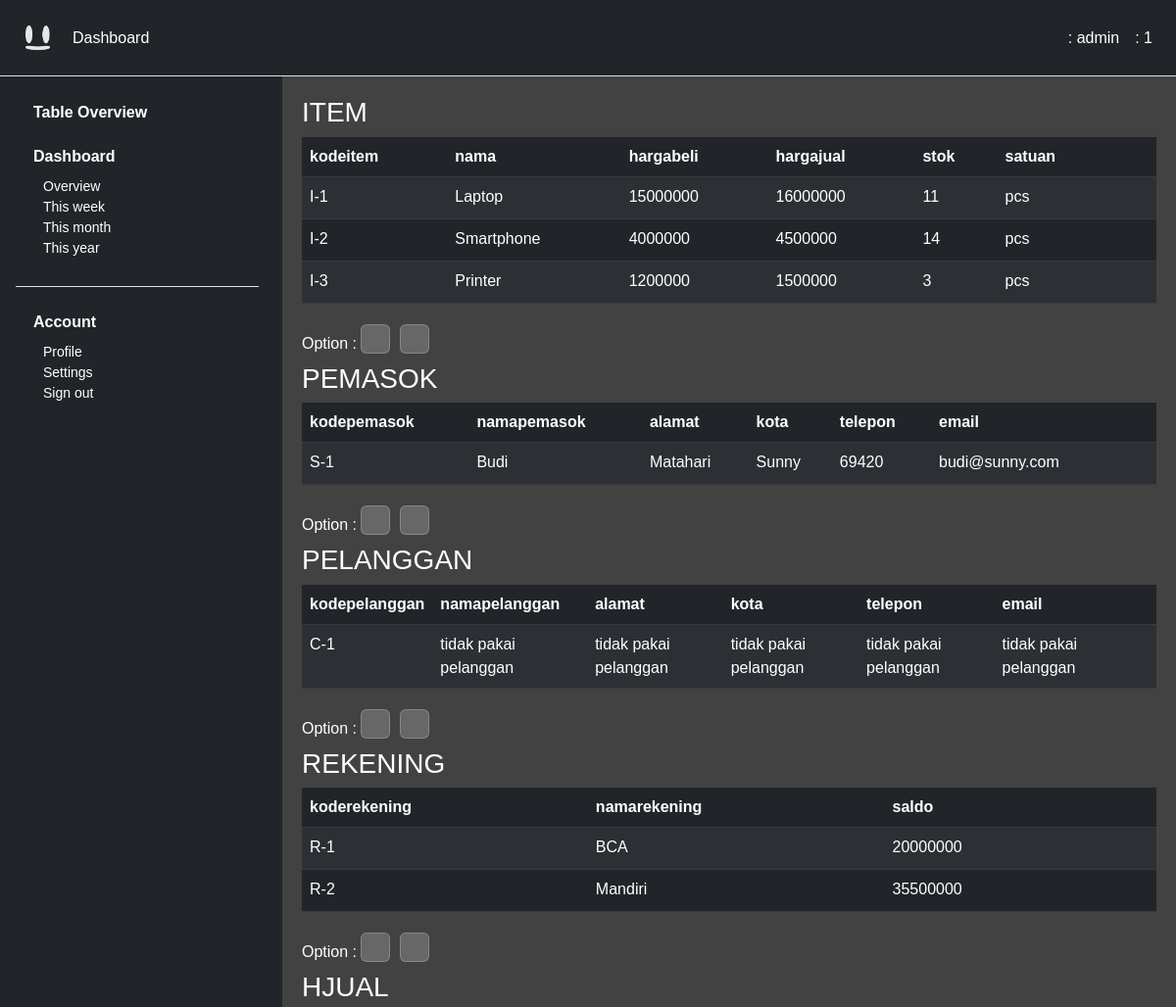
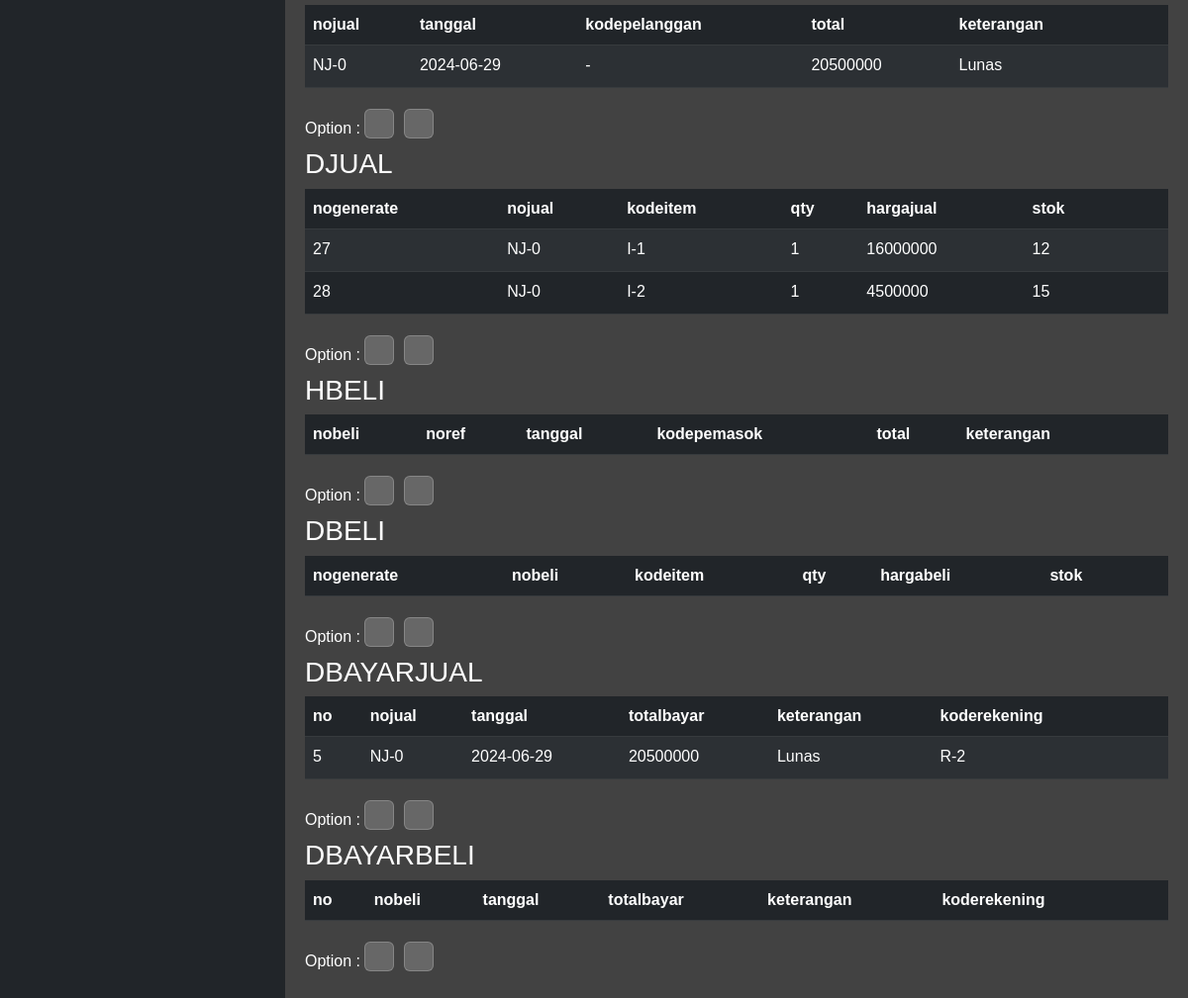
Before: /dashboard/?tview=all (signed in) with the older database file (2 pictures, top to bottom).
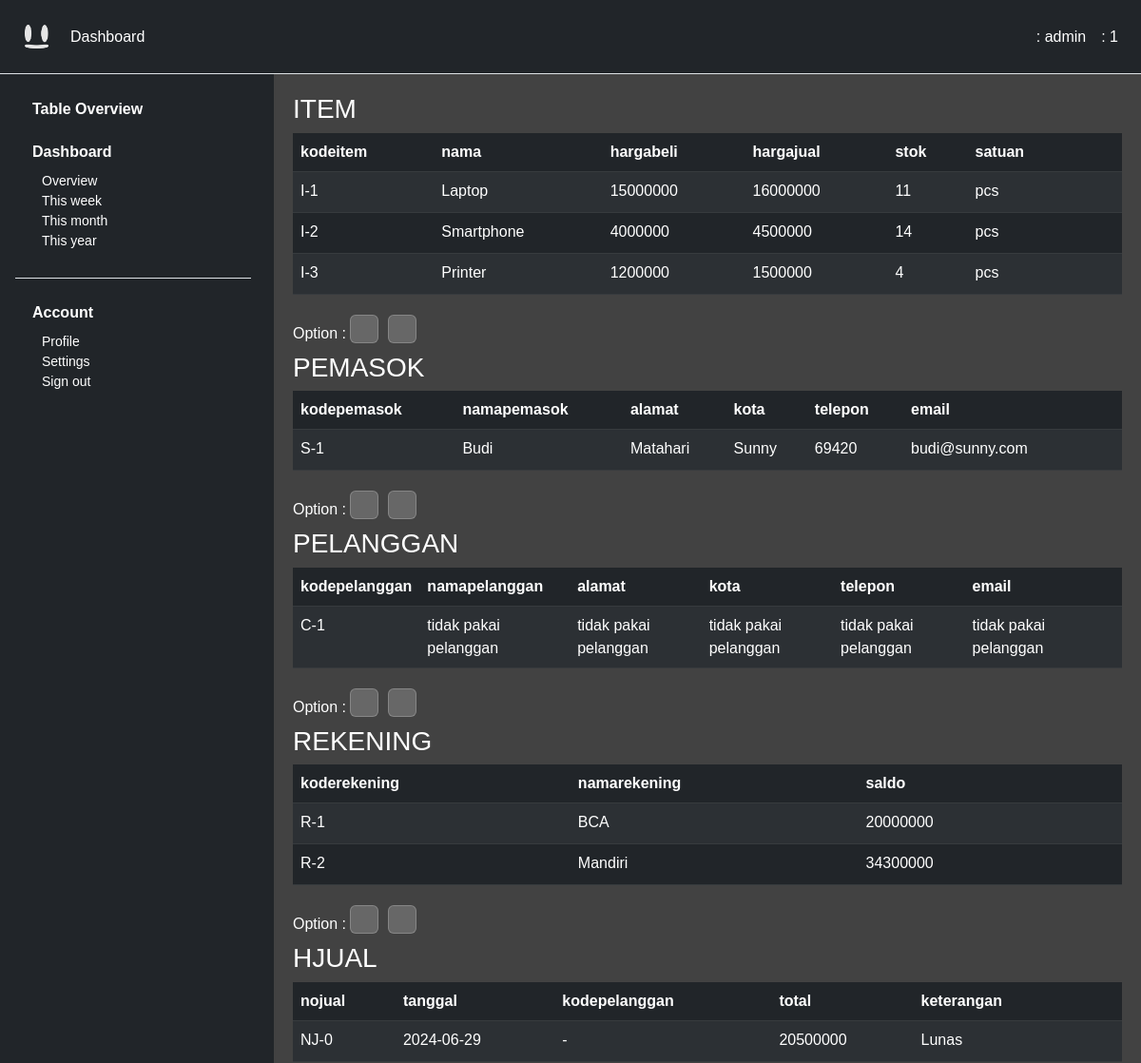
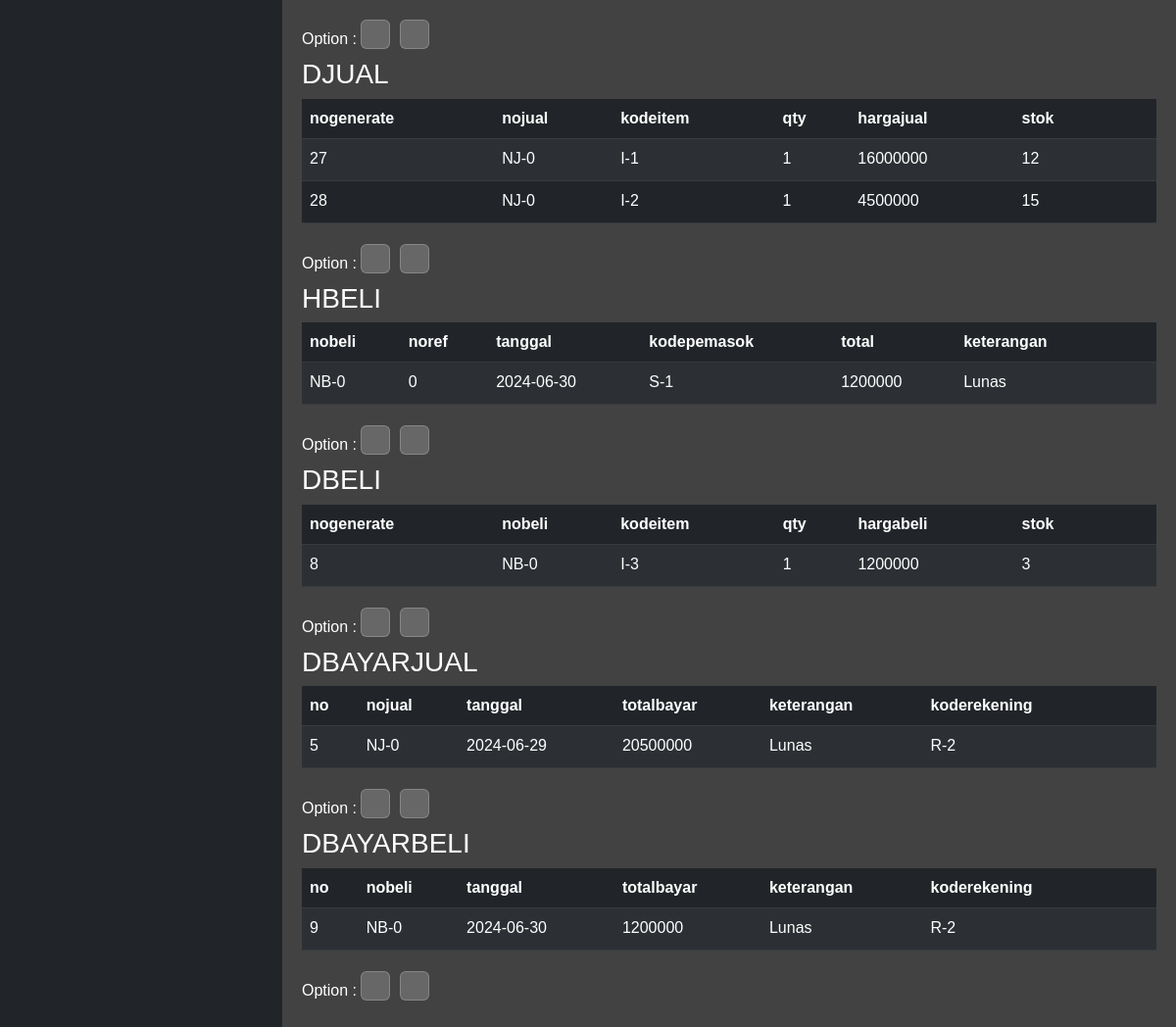
After: the same page with the newer database file (2 pictures, top to bottom).
### tables this page shows
CREATE TABLE item (
    kodeitem VARCHAR(5) PRIMARY KEY,
    nama VARCHAR(255),
    hargabeli DOUBLE,
    hargajual DOUBLE,
    stok DOUBLE,
    satuan VARCHAR(10)
);

CREATE TABLE pemasok (
    kodepemasok VARCHAR(5) PRIMARY KEY,
    namapemasok VARCHAR(50),
    alamat VARCHAR(255),
    kota VARCHAR(25),
    telepon VARCHAR(15),
    email VARCHAR(255)
);

CREATE TABLE pelanggan (
    kodepelanggan VARCHAR(9) PRIMARY KEY,
    namapelanggan VARCHAR(50),
    alamat VARCHAR(255),
    kota VARCHAR(25),
    telepon VARCHAR(15),
    email VARCHAR(255)
);

CREATE TABLE rekening (
    koderekening VARCHAR(5) PRIMARY KEY,
    namarekening VARCHAR(255),
    saldo DOUBLE
);

CREATE TABLE hjual (
    nojual VARCHAR(10) PRIMARY KEY,
    tanggal DATE,
    kodepelanggan VARCHAR(9),
    total DOUBLE,
    keterangan VARCHAR(255),
    FOREIGN KEY (kodepelanggan) REFERENCES pelanggan(kodepelanggan)
);

CREATE TABLE djual (
    nogenerate INTEGER PRIMARY KEY AUTOINCREMENT,
    nojual VARCHAR(10),
    kodeitem VARCHAR(5),
    qty DOUBLE,
    hargajual DOUBLE,
    stok DOUBLE,
    FOREIGN KEY (nojual) REFERENCES hjual(nojual),
    FOREIGN KEY (kodeitem) REFERENCES item(kodeitem)
);

CREATE TABLE dbayarjual (
    no INTEGER PRIMARY KEY AUTOINCREMENT,
    nojual VARCHAR(10),
    tanggal DATETIME,
    totalbayar DOUBLE,
    keterangan VARCHAR(255),
    koderekening VARCHAR(5),
    FOREIGN KEY (nojual) REFERENCES hjual(nojual),
    FOREIGN KEY (koderekening) REFERENCES rekening(koderekening)
);

CREATE TABLE hbeli (
    nobeli VARCHAR(10) PRIMARY KEY,
    noref VARCHAR(100),
    tanggal DATE,
    kodepemasok VARCHAR(5),
    total DOUBLE,
    keterangan VARCHAR(255),
    FOREIGN KEY (kodepemasok) REFERENCES pemasok(kodepemasok)
);

CREATE TABLE dbeli (
    nogenerate INTEGER PRIMARY KEY AUTOINCREMENT,
    nobeli VARCHAR(10),
    kodeitem VARCHAR(5),
    qty DOUBLE,
    hargabeli DOUBLE,
    stok DOUBLE,
    FOREIGN KEY (nobeli) REFERENCES hbeli(nobeli),
    FOREIGN KEY (kodeitem) REFERENCES item(kodeitem)
);

CREATE TABLE dbayarbeli (
    no INTEGER PRIMARY KEY AUTOINCREMENT,
    nobeli VARCHAR(10),
    tanggal DATETIME,
    totalbayar DOUBLE,
    keterangan VARCHAR(255),
    koderekening VARCHAR(5),
    FOREIGN KEY (nobeli) REFERENCES hbeli(nobeli),
    FOREIGN KEY (koderekening) REFERENCES rekening(koderekening)
);

### php-component/table.php (the view, shortened to what this page needs)
<?php
function connect_db() {
    $db = new SQLite3('../db/database.db');
    return $db;
}
function add_data(&$table_name, &$template, &$template_t) {
    $table_name = $_SESSION["table name"];
    $template = array(
        array("kodeitem", "nama", "hargabeli", "hargajual", "stok", "satuan"),
        array("kodepemasok", "namapemasok", "alamat", "kota", "telepon", "email"),
        array("kodepelanggan", "namapelanggan", "alamat", "kota", "telepon", "email"),
        array("koderekening", "namarekening", "saldo"),
        array("nojual", "tanggal", "kodepelanggan", "total", "keterangan"),
        array("nogenerate", "nojual", "kodeitem", "qty", "hargajual", "stok"),
        array("nobeli", "noref", "tanggal", "kodepemasok", "total", "keterangan"),
        array("nogenerate", "nobeli", "kodeitem", "qty", "hargabeli", "stok"),
        array("no", "nojual", "tanggal", "totalbayar", "keterangan", "koderekening"),
        array("no", "nobeli", "tanggal", "totalbayar", "keterangan", "koderekening"),
    );
}
function makeTable($dest) {
    $db = connect_db();
    $table_name = array();
    $template = array();
    $template_t = array();
    add_data($table_name, $template, $template_t);
    for ($i=0; $i < count($table_name); $i++) {
        $name_upper = strtoupper($table_name[$i]);
        $name = $table_name[$i];
        echo "<div class='table-responsive'>";
        echo "<h3>$name_upper</h3>";
        echo "<table class='table table-dark table-striped'>";
        echo "<thead>";
        echo "<tr>";
        for ($j=0; $j < count($template[$i]); $j++) {
            echo "<th>" . $template[$i][$j] . "</th>";
        }
        echo "<td></td>";
        echo "</tr>";
        echo "</thead>";
        echo "<tbody>";
        $results = $db->query("select * from $name;");
        while ($row= $results->fetchArray()) {
            $current_id = $row[$template[$i][0]];
            echo "<tr>";
            for ($j=0; $j < count($template[$i]); $j++) {
                echo "<td>" . $row[$template[$i][$j]] . "</td>";
            }
            echo "<td>";
            echo "<form method='post' action=$dest>";
            echo "<button name='edit-$name' type='submit' class='btn text-white' value='$current_id'>&nbsp<i class='nf nf-fa-edit'></i>&nbsp</button>";
            echo "</form>";
            echo "</td>";
            echo "</tr>";
        }
        echo "</tbody>";
        echo "</table>";
        echo "</div>";
        echo "<form action='$dest' method='post' class='inline-button mb-1'>";
        echo "<span>Option : </span>";
        echo "<button class='table-button p-1' type='submit' name='del-$name'><i class='nf nf-fa-minus'></i></button>";
        echo "<button class='table-button p-1' type='submit' name='add-$name'><i class='nf nf-fa-plus'></i></button>";
        echo "</form>";
    }
}
?>

### dashboard/index.php (shortened to what this page needs)
<!doctype html>
<html lang="en">
    <head>
        <link rel="stylesheet" href="/css/style.css" />
        <link
        href="https://cdn.jsdelivr.net/npm/bootstrap@5.2.3/dist/css/bootstrap.min.css"
        rel="stylesheet"
    />
    </head>
    <body class="dark-bg-custom">
        <div id="header">
            <?php
            include '../php-component/header.php';
            ?>
        </div>
        <div id="sidebar">
            <?php
            include '../php-component/table.php';
            include '../php-component/sidebar.php';
            ?>
        </div>
        <div class="content">
            <div id="content-real">
                <?php
                if (isset($_GET["tview"])) {
                    if ($_GET["tview"] == "all") {
                        $dest = "/dashboard/?tview=all";
                        if ($_SESSION["user type"] == 1) {
                            echo "<div class='table-start' id='table-pos'>";
                            makeTable($dest);
                            echo "</div>";
                        } else {echo "<h1>Illegal access.</h1>";}
                    }
                } else {
                    if (isset($_SESSION["displayed"])) {
                        unset($_SESSION["displayed"]);
                    }
                    include "../php-component/dash.php";
                    render();
                }
                ?>
            </div>
        </div>
    </body>
</html>

### php-component/header.php
<header class="p-3 text bg-dark border-bottom">
    <div
        class="d-flex flex-wrap align-items-center justify-content-center justify-content-lg-start"
    >
        <a
            href="/index.php"
            class="d-flex align-items-center mb-2 mb-lg-0 text-white text-decoration-none"
        >
            <img src="/assets/logo.png" class="logo">
        </a>
        <ul
            class="nav col-12 col-lg-auto me-lg-auto mb-2 justify-content-center mb-md-0"
        >
            <li class="px-2 text-white nav-link">Dashboard</li>
        </ul>
        <div class="text-end">
            <ul
                class="nav col-12 col-lg-auto me-lg-auto mb-2 mb-md-0"
            >
                <?php
                $type = $_SESSION["user type"];
                $name = $_SESSION["user name"];
                echo "<li class='px-2 text-white'><i class='nf nf-fa-user'></i> : " . $name . "</li>";
                echo "<li class='px-2 text-white'><i class='nf nf-cod-type_hierarchy'></i> : " . $type . "</li>";
                ?>
            </ul>
        </div>
    </div>
</header>

### php-component/sidebar.php (shortened to what this page needs)
<div class="left-bar secondary-color dark-bg-custom">
    <div class="flex-shrink-0 p-3 dark-bg-custom" style="width: 280px">
        <ul class="list-unstyled ps-0">
            <li class="p-2 mb-1 text-white">
                <button
                    class="btn btn-toggle d-inline-flex align-items-center rounded border-0 collapsed text-white fw-bold"
                    data-bs-toggle="collapse"
                    data-bs-target="#home-collapse"
                    aria-expanded="false"
                >
                    <i class='nf nf-cod-table' style='margin-right:10px;'></i>Table Overview
                </button>
            </li>
            <li class="p-2 mb-1">
                <button
                    class="btn btn-toggle d-inline-flex align-items-center rounded border-0 collapsed text-white fw-bold"
                    data-bs-toggle="collapse"
                    data-bs-target="#dashboard-collapse"
                    aria-expanded="false"
                >
                    <i class='nf nf-cod-dashboard' style='margin-right:10px;'></i>Dashboard
                </button>
                <div class="collapse show mt-2" id="dashboard-collapse">
                    <ul class="btn-toggle-nav list-unstyled fw-normal pb-1 small">
                        <li>
                            <a
                                href="/dashboard"
                                class="text-white d-inline-flex text-decoration-none rounded"
                            >Overview</a
                            >
                        </li>
                        <li>
                            <a
                                href="/dashboard?overview=week"
                                class="text-white d-inline-flex text-decoration-none rounded"
                            >This week</a
                            >
                        </li>
                        <li>
                            <a
                                href="/dashboard?overview=month"
                                class="text-white d-inline-flex text-decoration-none rounded"
                            >This month</a
                            >
                        </li>
                        <li>
                            <a
                                href="/dashboard?overview=year"
                                class="text-white d-inline-flex text-decoration-none rounded"
                            >This year</a
                            >
                        </li>
                    </ul>
                </div>
            </li>
            <li class="border-top my-3"></li>
            <li class="p-2 mb-1">
                <button
                    class="btn btn-toggle d-inline-flex align-items-center rounded border-0 text-white fw-bold"
                    data-bs-toggle="collapse"
                    data-bs-target="#account-collapse"
                    aria-expanded="true"
                >
                    <i class='nf nf-md-account' style='margin-right:10px;'></i>Account
                </button>
                <div class="collapse show mt-2" id="account-collapse" style="">
                    <ul class="btn-toggle-nav list-unstyled fw-normal pb-1 small">
                        <li>
                            <a
                                href="?acc=profile"
                                class="text-white d-inline-flex text-decoration-none rounded"
                            >Profile</a
                            >
                        </li>
                        <li>
                            <a
                                href="?acc=settings"
                                class="text-white d-inline-flex text-decoration-none rounded"
                            >Settings</a
                            >
                        </li>
                        <li>
                            <a
                                href="/php-component/logout.php"
                                class="text-white d-inline-flex text-decoration-none rounded"
                            >Sign out</a
                            >
                        </li>
                    </ul>
                </div>
            </li>
        </ul>
    </div>
</div>

### css/style.css (style rules this page uses)
* { margin: 0px; padding: 0px; font-family: Arial, Helvetica, sans-serif; }
.dark-bg-custom { background: rgb(33, 37, 41); }
.left-bar { left: 0; position: absolute; min-width: 18rem; height: 100vh; background: rgb(33, 37, 41); color: white; }
.content { margin-left: 18rem; padding: 20px; background: #424242; color: white; min-height: 100vh; }
.logo { width: 25px !important; height: 25px !important; margin: 10px; margin-right: 15px; }
#home-collapse, #dashboard-collapse, #orders-collapse, #account-collapse { margin-left: 20px; }
body { background: #424242; color: white; }
.table-button { min-width: 30px; background: rgba(255, 255, 255, 0.2); padding: 3px; margin: 5px; margin-right: 10px; margin-left: 0px; border-radius: 6px; border: none; color: white; border: 1px solid rgba(255, 255, 255, 0.2); transition: background, border ease-in-out 0.3s; font-size: 0.7em; min-height: 30px; }
.btn { border: none; background: none; padding: 0 !important; cursor: pointer; }

Changed rows visible on the page:
added hbeli: nobeli "NB-0", noref "0", tanggal "2024-06-30", kodepemasok "S-1", total "1200000", keterangan "Lunas"
added dbeli: nogenerate "8", nobeli "NB-0", kodeitem "I-3", qty "1", hargabeli "1200000", stok "3"
added dbayarbeli: no "9", nobeli "NB-0", tanggal "2024-06-30", totalbayar "1200000", keterangan "Lunas", koderekening "R-2"
Other visible differences:
list line gone: "3"
new list line: "4"
list line gone: "35500000"
new list line: "34300000"
